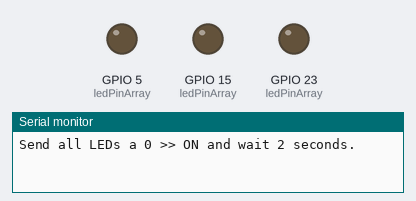
Simulated run of this sketch. Board: ESP32. Parts: output pins drawn as LEDs (lit = HIGH), the last lines printed to the serial monitor.

Above: at 0.05 s.
At 3.3 s:
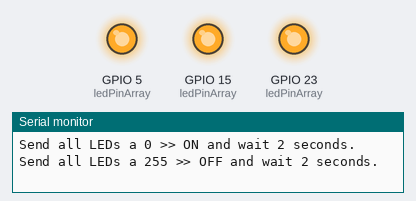
At 4.1 s:
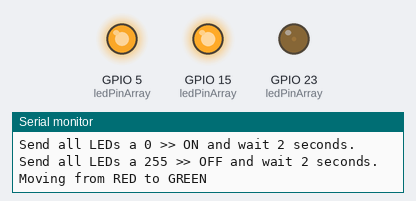
At 4.9 s:
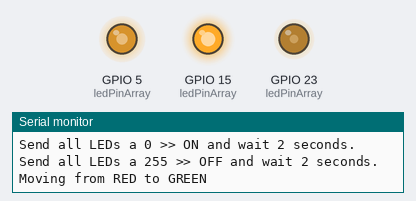
At 5.7 s:
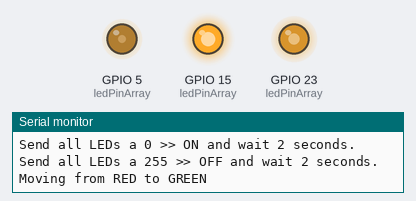
At 6.55 s:
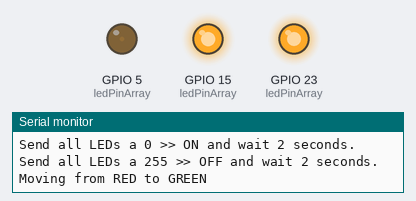
Timing chart, 0 to 8.6 s (numbered marks = the images above):
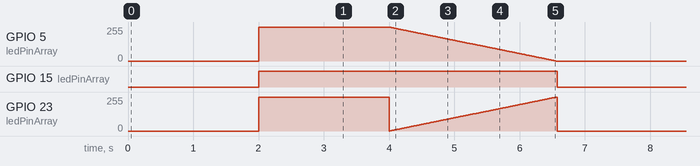

The sketch:

005-02_RGB_gradient_p1.ino
```cpp
/**********************************************************************
* Filename    : 005-02_RGB_gradient_p1
* Description : Use RGB LED to show the first range
* of gradient color. We are going from Red to Green
* Auther      : Alternatives Solutions
* Modification: 2026/02/09
**********************************************************************/

#define PWM_FRQ      1000 //define PWM Frequency
#define PWM_BIT      8   //define PWM Precision

#define DELAY_TIME   10

//define LED pin Array Red(IO 23), Green(IO 5), Blue(IO 15)
const byte ledPinArray[] = {23, 5, 15};
//define the PWM channels
const byte chnArray[] = {4, 5, 7};
int ledPinArraySize = 0;

// the setup function runs once when you press reset or power the board
void setup() {
  ledPinArraySize = sizeof(ledPinArray);
  // Attach the LEDs to PWM Channel.
  for (int i = 0; i < ledPinArraySize; i++) {
    ledcAttachChannel(ledPinArray[i], PWM_FRQ, PWM_BIT, chnArray[i]);
  }
  Serial.begin(112500);
}

// the loop function runs over and over again forever
void loop() {

  //all LEDs ON
  Serial.println("Send all LEDs a 0 >> ON and wait 2 seconds.");
  ledcWrite(ledPinArray[0], 0);
  ledcWrite(ledPinArray[1], 0);
  ledcWrite(ledPinArray[2], 0);
  delay(2000);

  //All LEDs OFF
  Serial.println("Send all LEDs a 255 >> OFF and wait 2 seconds.");
  ledcWrite(ledPinArray[0], 255);
  ledcWrite(ledPinArray[1], 255);
  ledcWrite(ledPinArray[2], 255);
  delay(2000);


  //set the colors
  Serial.println("Moving from RED to GREEN");
  for(int duty = 0; duty <= 255; duty++) {
    //from Red to Green
    ledcWrite(ledPinArray[0], duty);
    ledcWrite(ledPinArray[1], 255 - duty);
    ledcWrite(ledPinArray[2], 255);
    delay(10);
  }
  /*
  for(int duty = 0; duty <= 255; duty++){
    ledcWrite(ledPinArray[0], 255);
    ledcWrite(ledPinArray[1], duty);
    ledcWrite(ledPinArray[2], 255 - duty);
    delay(10);
  }
  for(int duty = 0; duty <= 255; duty++){
    ledcWrite(ledPinArray[2], duty);
    ledcWrite(ledPinArray[0], 255 - duty);
    ledcWrite(ledPinArray[1], 255);
    delay(10);
  }
*/
  delay(DELAY_TIME);
}
```

Measured:
- by itself, GPIO 5 (ledPinArray): ramps from 255/255 to 0/255 and jumps back, once every 6.6 s
- by itself, GPIO 15 (ledPinArray): alternates HIGH for 4.6 s and LOW for 2.0 s
- by itself, GPIO 23 (ledPinArray): moves between 0/255 and 255/255, repeating every 6.6 s
